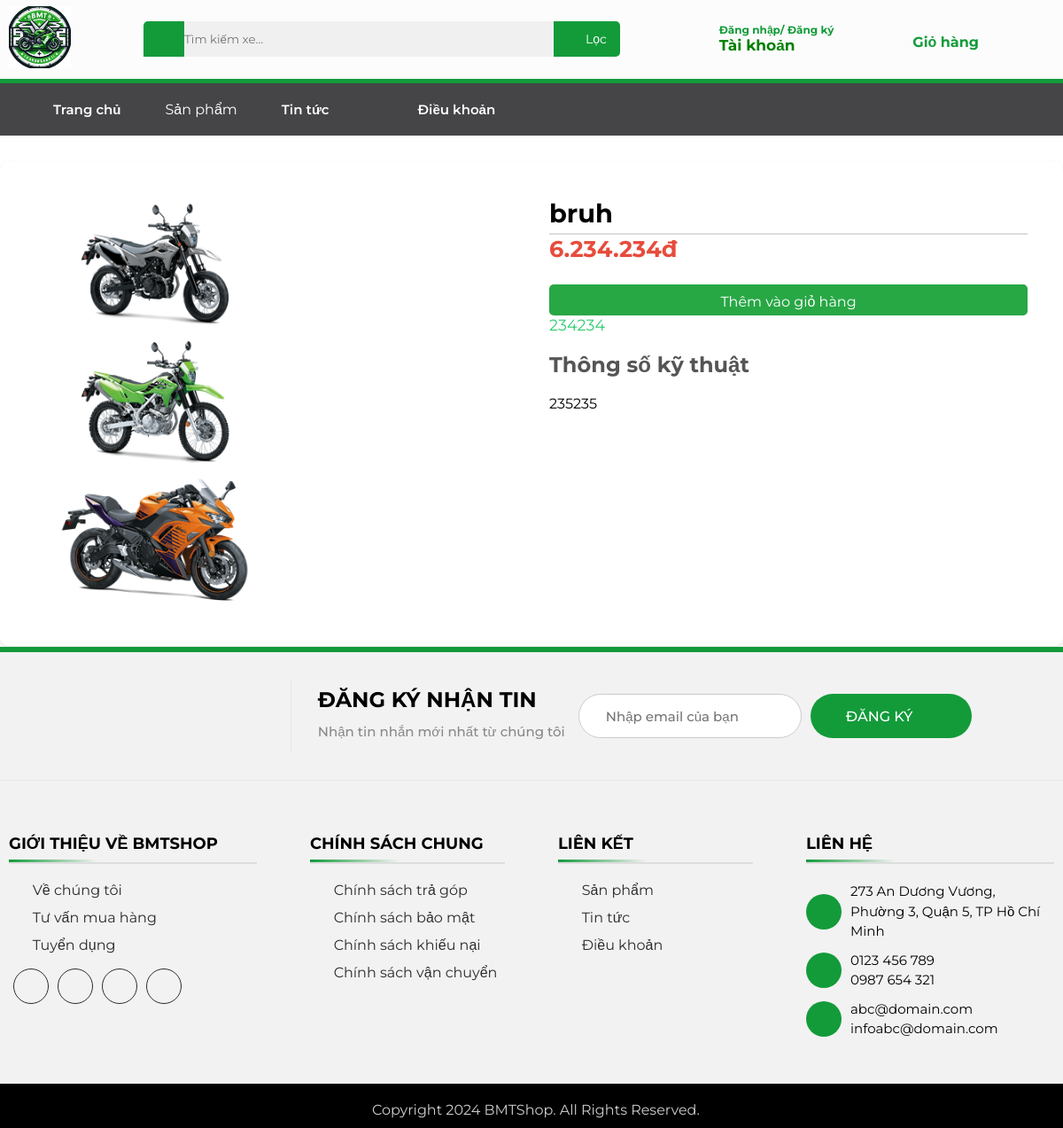
/thongtinsp.php?id=74, run on an earlier commit of the app's database.
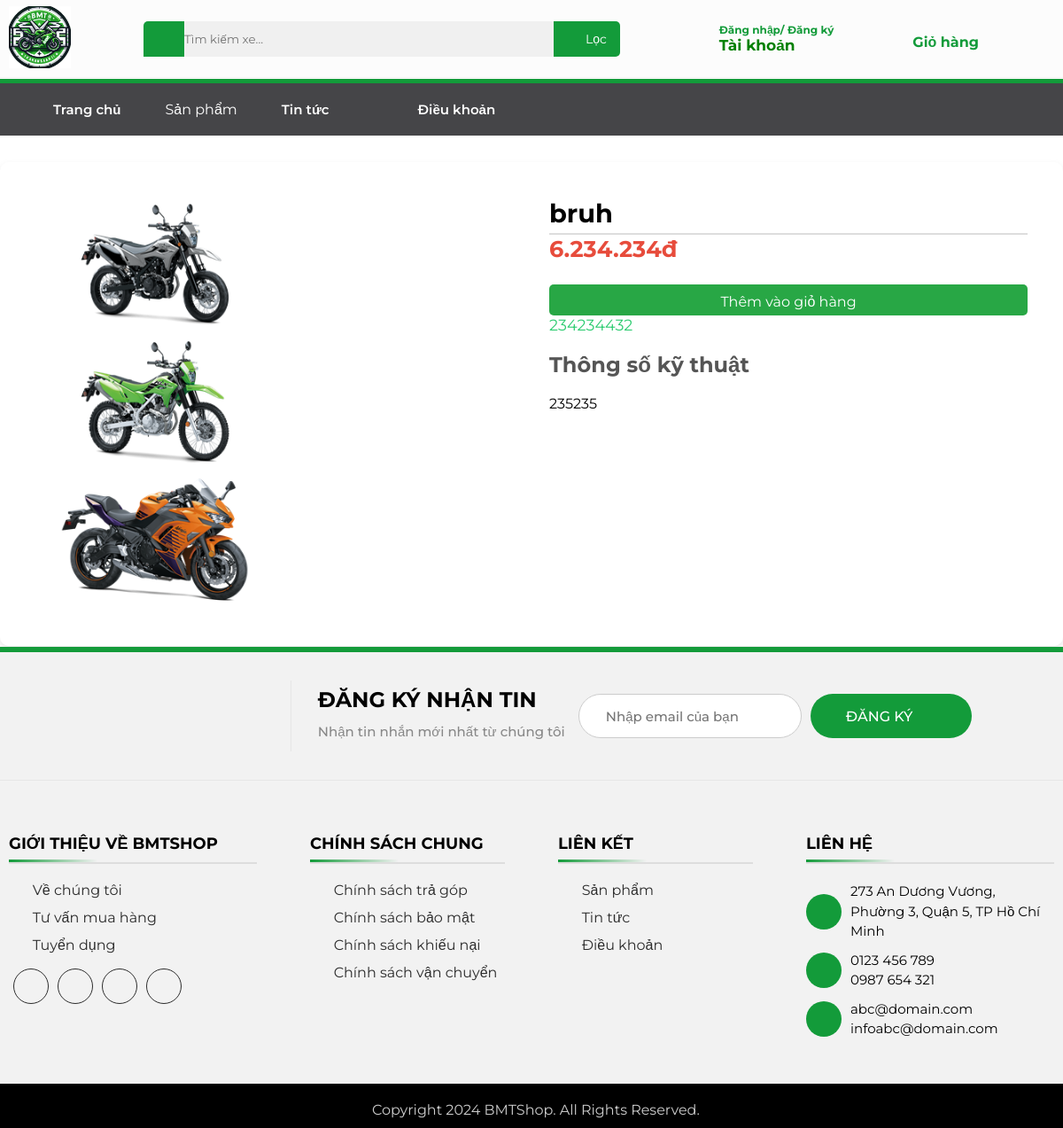
And on a later commit of the database.
### tables this page shows
CREATE TABLE `products` (
  `id` int(11) NOT NULL,
  `tensp` varchar(255) NOT NULL,
  `dongsp` varchar(255) DEFAULT NULL,
  `mauxe` varchar(255) DEFAULT NULL,
  `giaban` int(11) NOT NULL,
  `thongtinsp` text DEFAULT NULL,
  `thongsokt` text DEFAULT NULL,
  `hinhanh` varchar(255) NOT NULL DEFAULT '',
  `hinhanh2` varchar(255) NOT NULL DEFAULT '',
  `hinhanh3` varchar(255) NOT NULL DEFAULT ''
);

### thongtinsp.php (the view, shortened to what the rows shown need)
<?php
include('database.php');
$id = isset($_GET['id']) ? intval($_GET['id']) : 0;
$sql = "SELECT id, tensp, giaban, thongtinsp, thongsokt, hinhanh, hinhanh2, hinhanh3 FROM products WHERE id = ?";
$stmt = $conn->prepare($sql);
$stmt->bind_param("i", $id);
$stmt->execute();
$result = $stmt->get_result();
if ($result->num_rows > 0) {
    $row = $result->fetch_assoc();
} else {
    die("Sản phẩm không tồn tại!");
}
?>
<!DOCTYPE html>
<html lang="en">
<head>
    <link rel="stylesheet" href="css/app.css">
    <link rel="stylesheet" href="css/responsive.css">
    <link href='https://unpkg.com/boxicons@2.1.4/css/boxicons.min.css' rel='stylesheet'>
    <link rel="stylesheet" href="./assets/font/font-awesome-pro-v6-6.2.0/css/all.min.css">
</head>
<body>
    <header>
        <div class="header-middle">
            <div class="container">
                <div class="header-middle-right">
                    <ul class="header-middle-right-list">
                        <li class="header-middle-right-item open">
                            <div class="auth-container">
                                <div class="user-info">
                                    <div class="dropdownb">
                                        <h1 class="welcome">
                                            <div class="drip" style="display:flex;flex-direction:column">
                                                <span style="font-size:12px">
                                                    <?php
                                                    if (isset($_SESSION['customer_id'])) {
                                                        echo "Tài khoản";
                                                    } else {
                                                        echo "Đăng nhập/ Đăng ký";
                                                    }
                                                    ?>
                                                </span>
                                                <span class="dropdownb-toggle" style="color:green;font-size:17px">
                                                    <?php
                                                    if (isset($_SESSION['customer_id'])) {
                                                        $stmt = $conn->prepare("SELECT name FROM customer WHERE id = ?");
                                                        $stmt->bind_param("i", $_SESSION['customer_id']);
                                                        $stmt->execute();
                                                        $stmt->bind_result($name);
                                                        if ($stmt->fetch()) {
                                                            echo htmlspecialchars($name);
                                                        } else {
                                                            echo "Tài khoản";
                                                        }
                                                        $stmt->close();
                                                    } else {
                                                        echo "Tài khoản";
                                                    }
                                                    ?>
                                                    <i class="fa-sharp fa-solid fa-caret-down" style="font-size:12px;"></i>
                                                </span>
                                            </div>
                                        </h1>
                                    </div>
                                </div>
                            </div>
                        </li>
                    </ul>
                </div>
            </div>
        </div>
    </header>
    <main role="main">
        <div class="container mt-4">
            <div class="card2">
                <div class="container-fliud">
                    <form name="frmsanphamchitiet11" id="frmsanphamchitiet11" method="POST">
                        <div class="wrapper row">
                            <div class="preview col-md-6">
                                <img src="sanpham/<?php echo $row['hinhanh']; ?>" alt="<?php echo $row['tensp']; ?>">
                                <img src="sanpham/<?php echo $row['hinhanh2']; ?>" alt="<?php echo $row['tensp']; ?>">
                                <img src="sanpham/<?php echo $row['hinhanh3']; ?>" alt="<?php echo $row['tensp']; ?>">
                            </div>
                            <div class="details col-md-6">
                                <h3><?php echo $row["tensp"]; ?></h3>
                                <div class="price"><?php echo number_format($row["giaban"], 0, ',', '.'); ?>đ</div>
                                <form action="" method="POST">
                                    <button type="submit" name="add_to_cart" class="mua">Thêm vào giỏ hàng</button>
                                </form>
                                <p class="vote"><?php echo $row["thongtinsp"]; ?></p>
                                <h4>Thông số kỹ thuật</h4>
                                <ul class="product-details">
                                    <li><?php echo nl2br($row["thongsokt"]); ?></li>
                                </ul>
                            </div>
                        </div>
                    </form>
                </div>
            </div>
        </div>
    </main>
    <?php include 'footer.php' ?>
</body>
</html>

What changed in the data, as far as the page shows it:
changed products "bruh": thongtinsp "234234" → "234234432"
